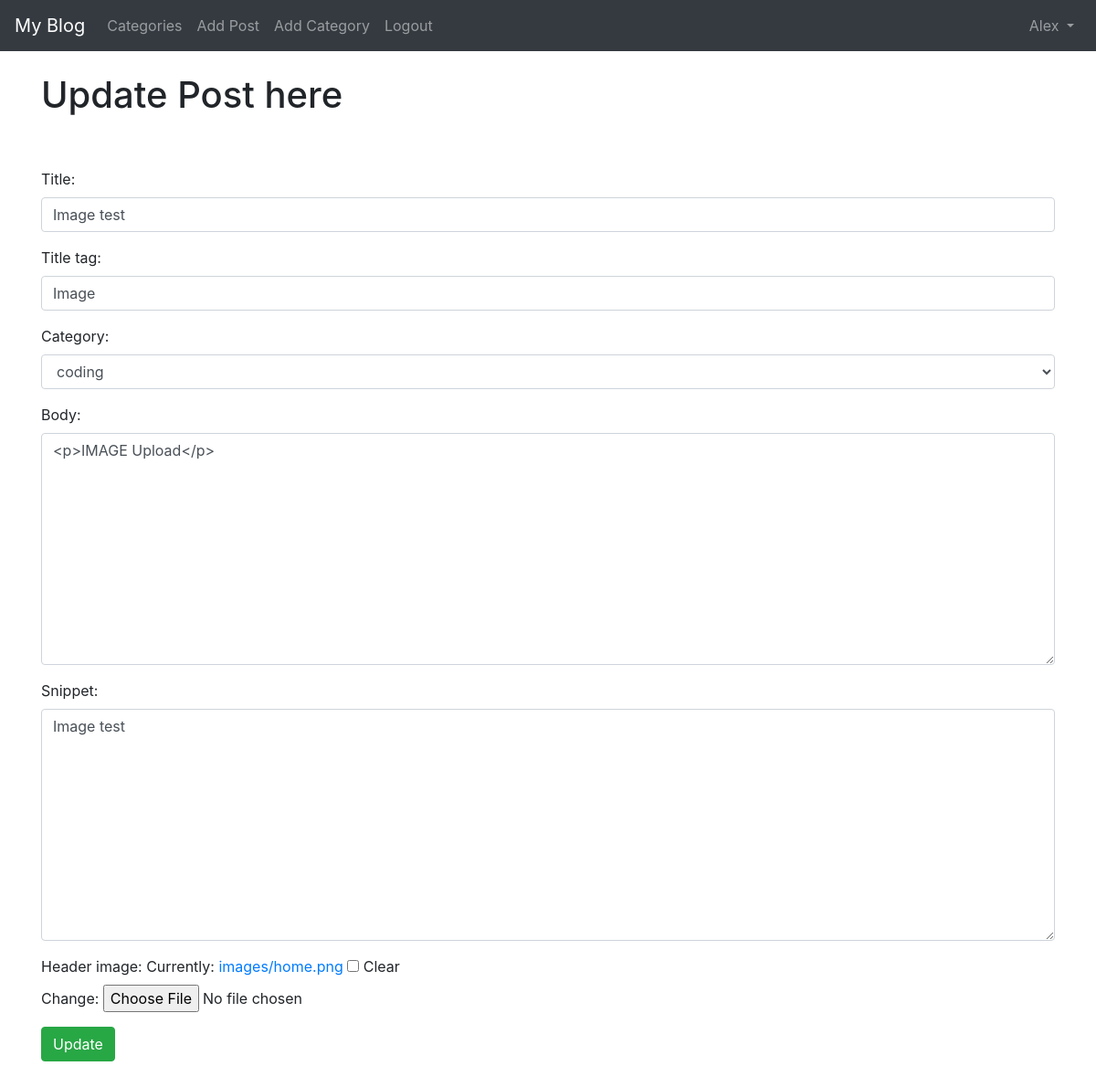
The page /article/edit/18 (signed in) on the database its author committed.
### blogg/models.py (models this page shows, shortened)
class Post(models.Model):
    title = models.CharField(max_length=255, null=True)
    header_image = models.ImageField(null=True, blank=True, upload_to="images/")
    title_tag = models.CharField(max_length=255)
    the_author = models.ForeignKey(User, on_delete=models.CASCADE, null=True)
    body = RichTextField(blank=True, null=True)
    post_date = models.DateField(auto_now_add=True)
    category = models.CharField(max_length=255, null=True)
    snippet = models.CharField(max_length=200, null=True)
    likes = models.ManyToManyField(User, related_name='blog_posts')

### blogg/views.py (the view)
# urls.py: path('article/edit/<int:pk>', UpdatePostView.as_view(), name='update_post'),
class UpdatePostView(UpdateView):
    model = Post
    form_class = PostForm
    template_name = 'update_post.html'

### blogg/forms.py
class PostForm(forms.ModelForm):
    class Meta:
        model = Post
        fields = ('title', 'title_tag', 'the_author', 'category', 'body', 'snippet', 'header_image')
        widgets = {
            'title': forms.TextInput(attrs={'class': 'form-control', 'placeholder': 'Placeholder'}),
            'title_tag': forms.TextInput(attrs={'class': 'form-control'}),
            'the_author': forms.TextInput(attrs={'class': 'form-control', 'value': '', 'id': 'Ski', 'type': 'hidden'}),
            'category': forms.Select(choices=choice_list, attrs={'class': 'form-control'}),
            'body': forms.Textarea(attrs={'class': 'form-control'}),
            'snippet': forms.Textarea(attrs={'class': 'form-control'}),
        }

### blogg/templates/update_post.html (shortened to what this page needs)
{% extends 'base.html' %}
{% block content %}
{% if user.is_authenticated  %}
    {% if user.id == post.the_author.id %}
        <h1>Update Post here</h1>
        <br/><br/>
        <div class="form-group">
            <form method="POST">
                {{ form.as_p }}
                <button class="btn btn-success">Update</button>
        </div>
        {% else  %}
            Access Denied
        {% endif %}
{% else %}
Access Denied
{% endif%}
{% endblock %}

### blogg/templates/base.html (shortened to what this page needs)
<!doctype html>
<html lang="en">
  <head>
    <link rel="stylesheet" href="https://cdn.jsdelivr.net/npm/bootstrap@4.3.1/dist/css/bootstrap.min.css">
  </head>
  <body>
<nav class="navbar navbar-expand-lg navbar-dark bg-dark">
  <a class="navbar-brand" href="{% url  'home' %}">My Blog</a>
  <div class="collapse navbar-collapse" id="navbarSupportedContent">
    <ul class="navbar-nav mr-auto">
        {% if cat_menu %}
        <li class="nav-item dropdown">
        <a class="nav-link dropdown-toggle" href="#" id="navbarDropdown" role="button" data-toggle="dropdown" aria-haspopup="true" aria-expanded="false">
          Categories
        </a>
        <div class="dropdown-menu" aria-labelledby="navbarDropdown">
            {% for item in cat_menu %}
            <a class="dropdown-item" href="{% url 'category' item|slugify %}">
             {{ item }}</a>
            {% endfor %}
        </div>
      </li>
        {% else %}
            <li class="nav-item">
                <a class="nav-link" href="{% url 'category-list' %}">Categories</a>
            </li>
        {% endif %}
        {% if user.is_authenticated %}
             <li class="nav-item">
            <a class="nav-link" href="{% url 'add_post' %}">Add Post</a>
            </li>
        <li class="nav-item">
            <a class="nav-link" href="{% url 'add_category' %}">Add Category</a>
        </li>
         <li class="nav-item">
            <a class="nav-link" href="{% url 'logout' %}">Logout</a>
         </li>
        {% else %}
             <li class="nav-item">
                <a class="nav-link" href="{% url 'register' %}">Register</a>
             </li>
        <li class="nav-item"><a class="nav-link" href="{% url 'login' %}">Login</a></li>
        {% endif %}
    </ul>
{% if user.is_authenticated %}
        <ul class="navbar-nav ml-auto">
            <li class="nav-item dropdown">
            <a class="nav-link dropdown-toggle" href="#" id="navbarDropdown" role="button" data-toggle="dropdown" aria-haspopup="true" aria-expanded="false">
              {{ user.first_name }}
            </a>
      </li>
        </ul>
{% endif %}
  </div>
</nav>
    <br/>
    <div class="container">
      {% block content %}
      {% endblock %}
   </div>
  </body>
</html>

### rows shown on the page
Post: title "Image test", title_tag "Image", category "coding", body "<p>IMAGE Upload</p>", snippet "Image test"

### other values the page prints
{{ user.first_name }} "Alex"
